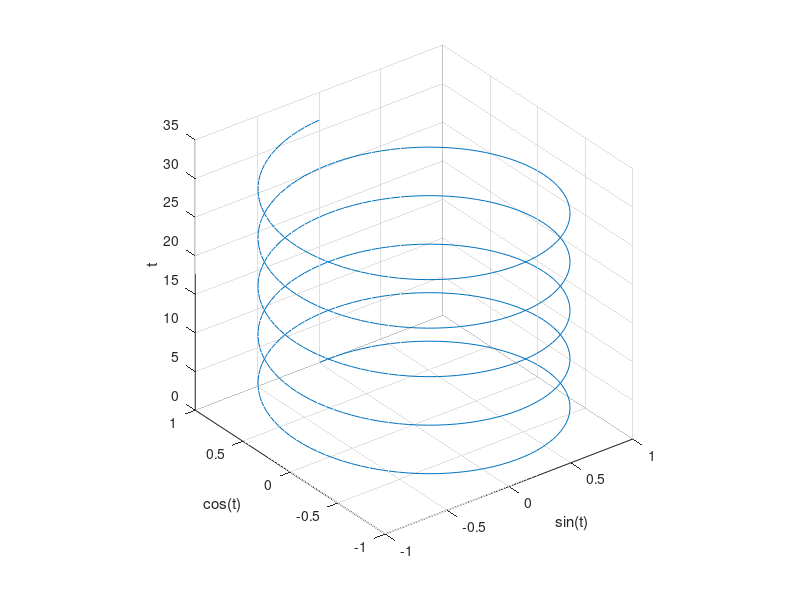

Here is the MATLAB script that generated this plot:
%% plot3()
% Function plot3() produces a 3D line or scatter plot. It is a straightforward generalization of the
% plot() function (for 2D) and has all the same properties, except you enter three parameters: x, y and z.
% The additional arguments (line, symbol, color specification etc.) works exactly the same way as in simple
% plot(). 

t = 0:pi/50:10*pi;
plot3(sin(t), cos(t), t);
xlabel('sin(t)');
ylabel('cos(t)');
zlabel('t');
grid on
axis square;

fprintf('Program paused. Press enter to continue.\n');
pause;